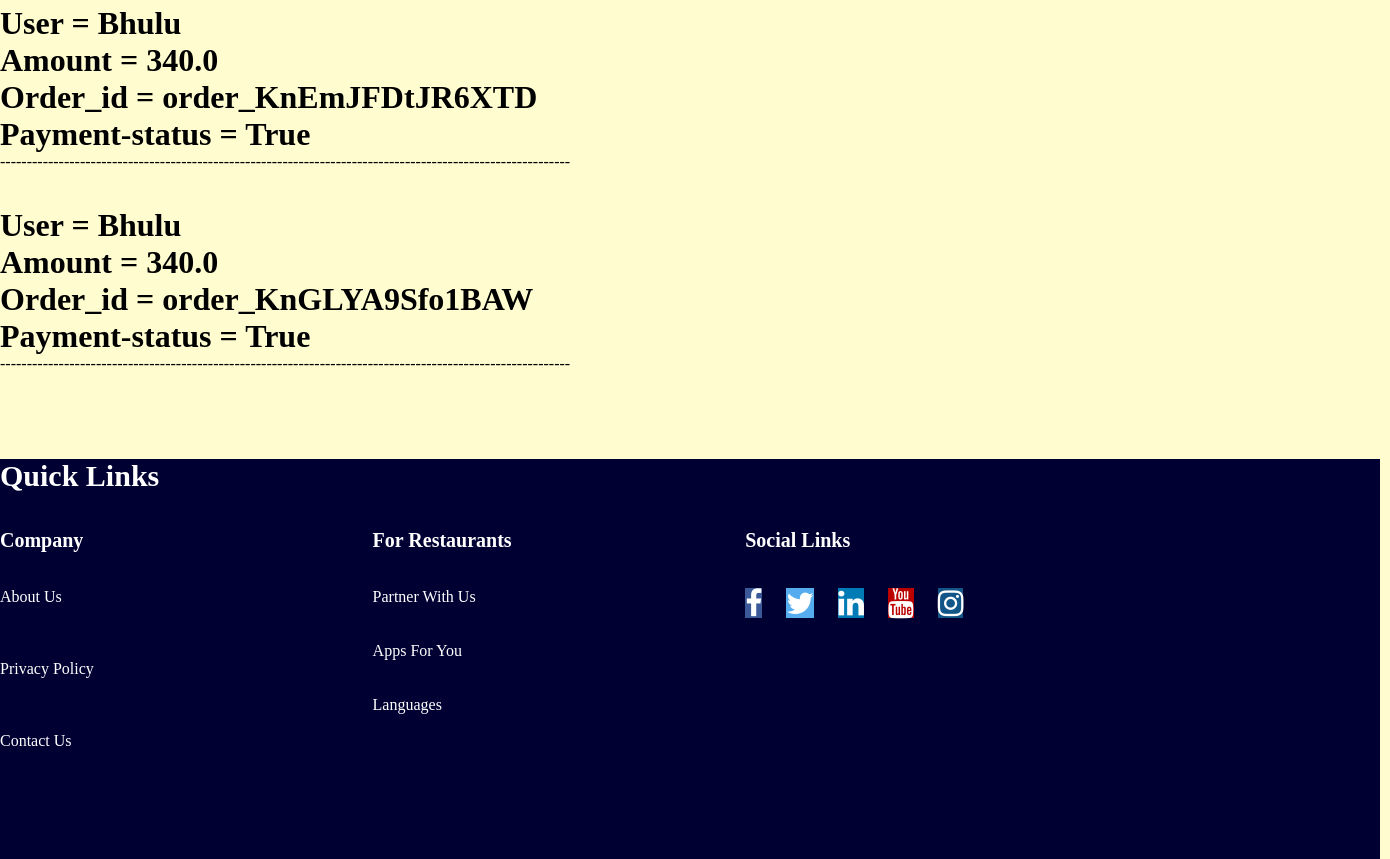
Page /paymentdone (lower part) on the earlier database version.
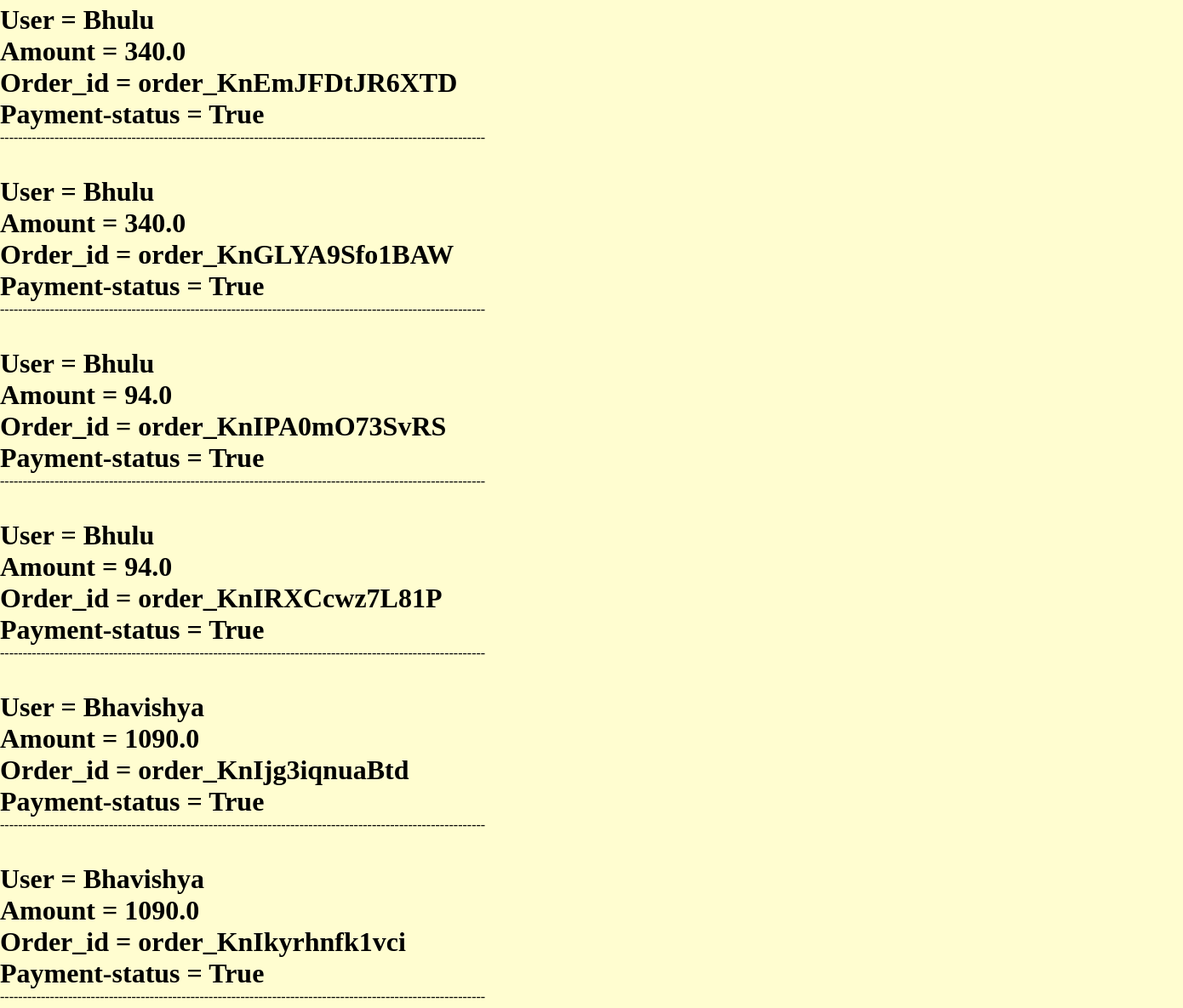
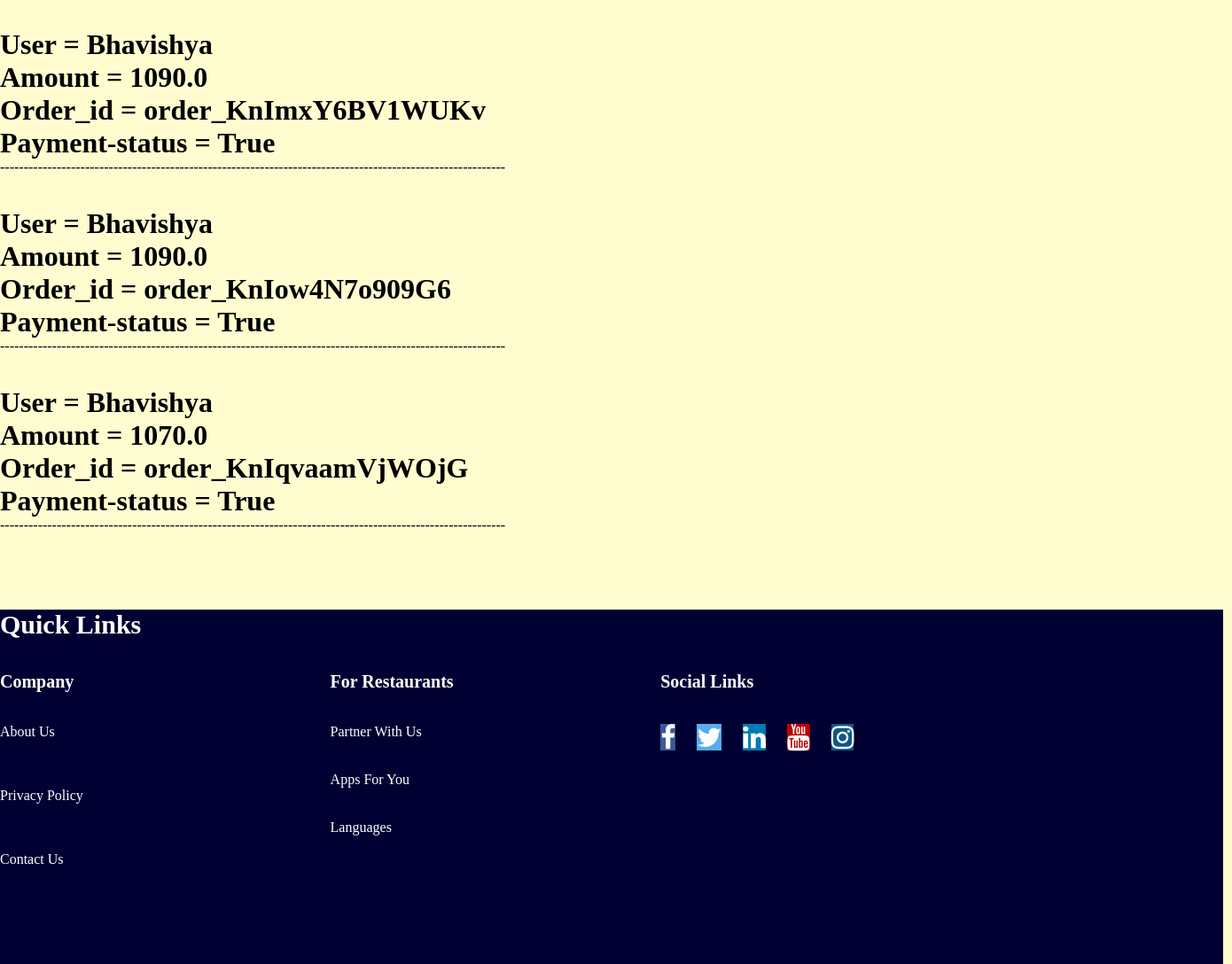
Same page on the later database version (2 pictures, top to bottom).
### Hositality/models.py (models this page shows)
class Payment(models.Model):
    user=models.ForeignKey(User,on_delete=models.CASCADE)
    amount=models.FloatField()
    razorpay_order_id=models.CharField(max_length=100,blank=True,null=True)
    razorpay_payment_status = models.CharField(max_length=100, blank=True, null=True)
    razorpay_payment_id = models.CharField(max_length=100, blank=True, null=True)
    paid=models.BooleanField(default=False)

### Hositality/views.py (the view)
# urls.py: path('paymentdone', views.paymentdone, name='paymentdone'),
def paymentdone(request):
    payment_id = request.GET.get('payment_id')
    order_id = request.GET.get('order_id')
    print(order_id)
    cust_id = request.GET.get('cust_id')
    user=request.user
    k="Your payment is successfull"
    razorpay_payment_id = payment_id
    p = Payment.objects.all()
    return render(request, "productpayment.html", locals())

### Hositality/templates/productpayment.html (shortened to what this page needs)
<!DOCTYPE html>
<html lang="en">
<head>
     {% load static %}
<link href="https://use.fontawesome.com/releases/v5.0.1/css/all.css" rel="stylesheet">
    <link rel='stylesheet' href="{% static 'hello.css' %}">
    <link href="https://use.fontawesome.com/releases/v5.0.1/css/all.css" rel="stylesheet">
    <link rel="stylesheet" href="https://cdnjs.cloudflare.com/ajax/libs/font-awesome/6.2.0/css/all.min.css">
    <link href="https://unpkg.com/aos@2.3.1/dist/aos.css" rel="stylesheet">
    <link rel="stylesheet" href="https://cdnjs.cloudflare.com/ajax/libs/font-awesome/4.7.0/css/font-awesome.min.css">
</head>
<body style="background-color:#FFFDD0;">
<br>
 <br>
 <br>
 <br>
 <br>
 <br>
{%for c in p%}
<div>
  <h1 class="ho3"> User = {{c.user}}</h1>
 <h1> Amount = {{c.amount}}</h1>
 <h1>Order_id = {{c.razorpay_order_id}}</h1>
    <h1>Payment-status = {{c.paid}}</h1>
</div>
-----------------------------------------------------------------------------------------------------------
<br>
 <br>
 <br>
 {%endfor%}
<footer style="background-color:#000033;" class="footer">
<h3>Quick Links</h3>
    <br>
<br>
 <div class="column">
<p>Company</p>
     <br>
     <br>
                <ul style="list-style-type:disc">
                    <li><a href="aboutus" style="color:white;">About Us</a></li>
                    <br>
                    <br>
                    <br>
                    <li><a href="#" style="color:white;">Privacy Policy</a></li>
                    <br>
                    <br>
                    <br>
                    <li><a href="#" style="color:white;">Contact Us</a></li>
                    <br>
                    <br>
                </ul>
            </div>
            <div class="column">
<p>For Restaurants</p>
<br><br>
                <ul>
                    <li><a href="#" style="color:white;">Partner With Us</a></li><br><br>
                    <li><a href="#" style="color:white;">Apps For You</a></li><br><br>
                    <li><a href="#" style="color:white;">Languages</a></li><br><br>
                </ul>
            </div>
            <div class="column">
<p>Social Links</p>
<br><br>
                <ul>
                    <li><a href="#" class="fa fa-facebook" style="font-size:30px;"></a>
                          <a href="#" class="fa fa-twitter" style="font-size:30px;"></a>
                          <a href="#" class="fa fa-linkedin" style="font-size:30px;"></a>
                          <a href="#" class="fa fa-youtube" style="font-size:30px;"></a>
                          <a href="#" class="fa fa-instagram" style="font-size:30px;"></a></li>
                </ul>
            </div>
</footer>
</body>
</html>

Differences in the rows shown:
added Payment: user "Bhulu", amount "94.0", razorpay_order_id "order_KnIPA0mO73SvRS", paid "True"
added Payment: user "Bhulu", amount "94.0", razorpay_order_id "order_KnIRXCcwz7L81P", paid "True"
added Payment: user "Bhavishya", amount "1090.0", razorpay_order_id "order_KnIjg3iqnuaBtd", paid "True"
added Payment: user "Bhavishya", amount "1090.0", razorpay_order_id "order_KnIkyrhnfk1vci", paid "True"
added Payment: user "Bhavishya", amount "1090.0", razorpay_order_id "order_KnImxY6BV1WUKv", paid "True"
added Payment: user "Bhavishya", amount "1090.0", razorpay_order_id "order_KnIow4N7o909G6", paid "True"
added Payment: user "Bhavishya", amount "1070.0", razorpay_order_id "order_KnIqvaamVjWOjG", paid "True"
